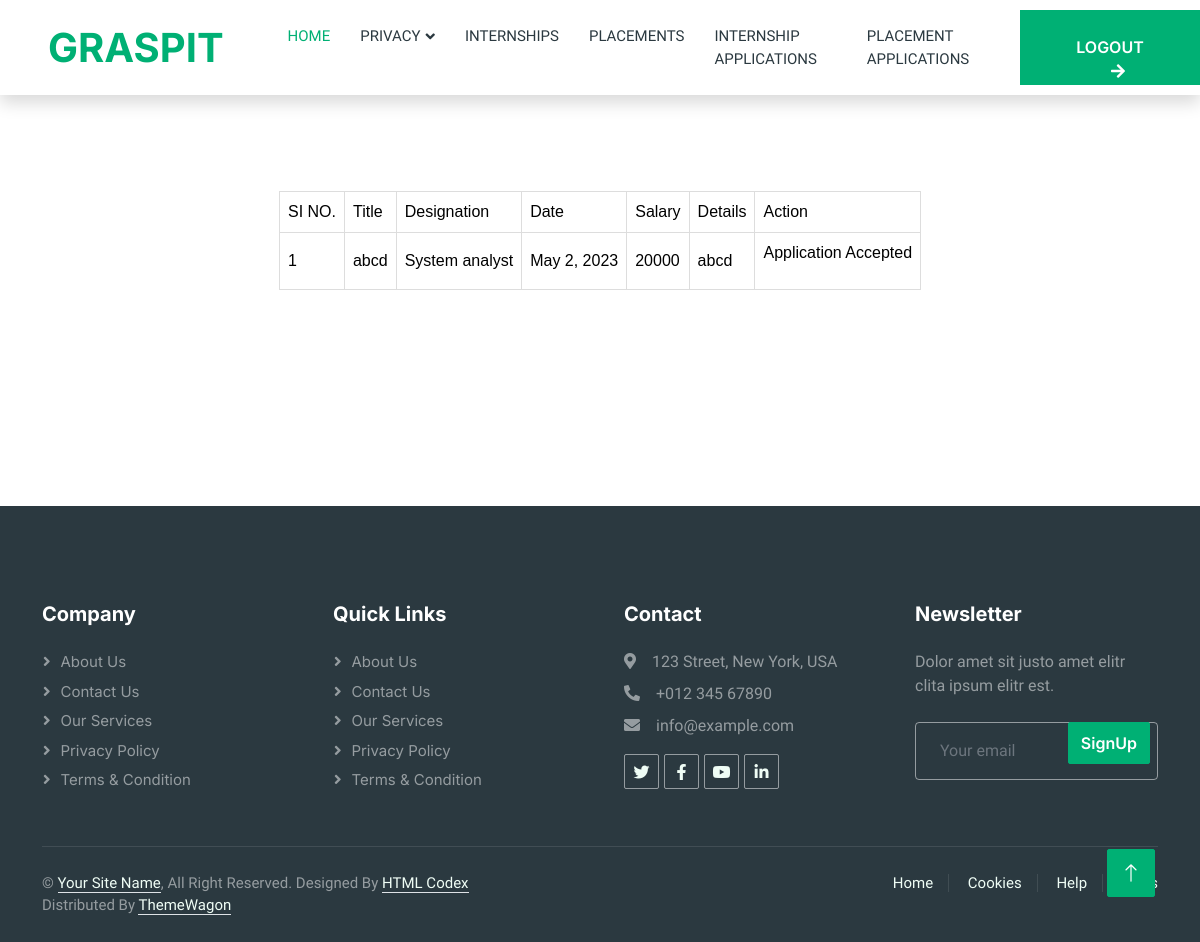
Page /WUser/placementapplications/ (signed in) on the committed database.
### User/models.py (models this page shows)
class Placement_Apply(models.Model):
    apply_date=models.DateField(auto_now=True)
    placement=models.ForeignKey(tbl_placements,on_delete=models.SET_NULL,null=True)
    user=models.ForeignKey(UserRegistration,on_delete=models.SET_NULL,null=True)
    plcapply_sts=models.IntegerField(default=0)

### Company/models.py (models this page shows)
class tbl_placements(models.Model):
    plc_title=models.CharField(max_length=50)
    plc_designation=models.CharField(max_length=50)
    plc_date=models.DateField(auto_now=True)
    plc_salary=models.IntegerField(default=0)
    plc_details=models.TextField(null=True)
    company=models.ForeignKey(CompanyRegistration,on_delete=models.SET_NULL,null=True)

### User/views.py (the view)
# urls.py: path('placementapplications/',views.plcapps,name="PlacementApplications"),
def plcapps(request):
    if 'uid' in request.session:
        usr=UserRegistration.objects.get(id=request.session['uid'])
        plcapplctns=Placement_Apply.objects.filter(user=usr)
        return render(request,"User/MyPlacementApplications.html",{'PlcApplctn':plcapplctns})
    else:
        return redirect('webguest:Home')

### User/Templates/User/MyPlacementApplications.html (shortened to what this page needs)
{% extends 'User/Head.html' %}
{% load static %}
{% block content %}<!DOCTYPE html>
<html lang="en">
<head>
</head>
<body>
    <br><br><br><br>
<div id="tab" align="center">
    <table border="1" align="center">
        <tr>
            <td>SI NO.</td>
            <td>Title</td>
            <td>Designation</td>
            <td>Date</td>
            <td>Salary</td>
            <td>Details</td>
            <td>Action</td>
         </tr>
         {% for i in PlcApplctn %}
         <tr>
            <td>{{ forloop.counter }}</td>
            <td>{{i.placement.plc_title}}</td>
            <td>{{i.placement.plc_designation}}</td>
            <td>{{i.placement.plc_date}}</td>
            <td>{{i.placement.plc_salary}}</td>
            <td>{{i.placement.plc_details}}</td>
            <td>
                {% if i.plcapply_sts == 1 %}
                <p>Application Accepted</p>
                {% elif i.plcapply_sts == 2 %}
                <p>Rejected!!</p>
                {% else %}
                <p>Pending...</p>
                {% endif %}
            </td>
         </tr>
         {% endfor %}
    </table>
</div>
</body>
</html>
<br><br><br><br><br><br><br>
{% endblock content %}

### Guest/static/Main/css/style.css (style rules this page uses)
:root { --primary: #00B074; --secondary: #2B9BFF; --light: #EFFDF5; --dark: #2B3940; }

### Guest/static/form.css (style rules this page uses)
#tab { font-family: "Trebuchet MS", Arial, Helvetica, sans-serif; border-collapse: collapse; width: 100%; }
#tab td, #tab th { border: 1px solid #ddd; padding: 8px; color: black; }

### rows in the picture
Placement_Apply: placement.plc_title "abcd", placement.plc_designation "System analyst", placement.plc_date "May 2, 2023", placement.plc_salary "20000", placement.plc_details "abcd", plcapply_sts "Application Accepted"
